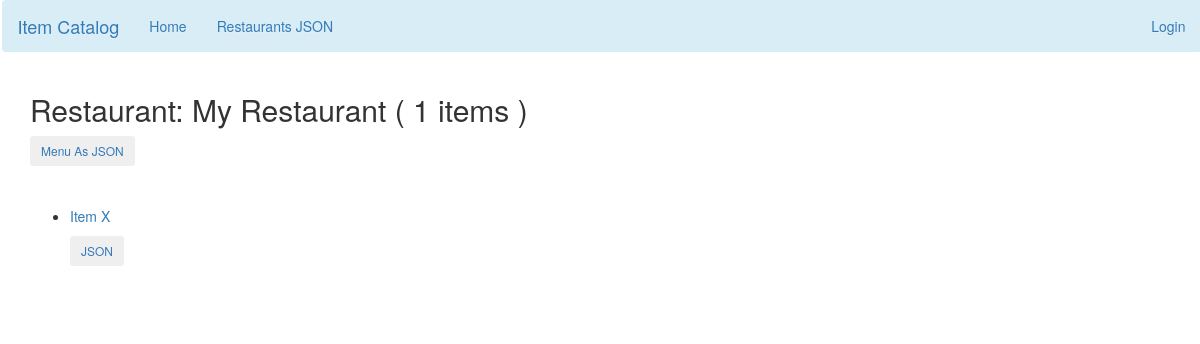
Page /restaurant/10/menu/ on the earlier database version.
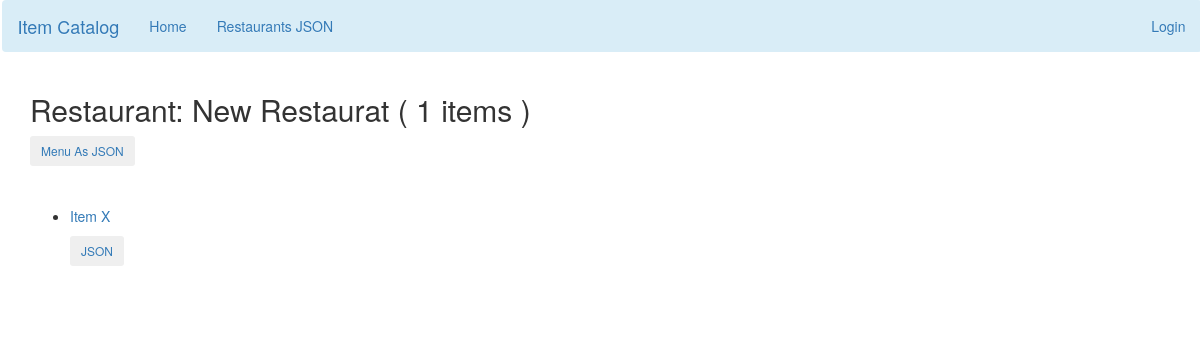
Same page on the later database version.
### database_setup.py (models this page shows, shortened)
class Restaurant(Base):
    __tablename__ = 'restaurant'
    id = Column(Integer, primary_key=True)
    name = Column(String(250), nullable=False)
    user_id = Column(Integer, ForeignKey('user.id'))
    user = relationship(User)

### project.py (the view)
@app.route(
    '/restaurant/<int:restaurant_id>/',
    methods=['GET', 'POST'])
@app.route(
    '/restaurant/<int:restaurant_id>/menu/',
    methods=['GET', 'POST'])
def showMenu(restaurant_id):
    restaurant = session.query(Restaurant).filter_by(
        id=restaurant_id).one()
    items = session.query(MenuItem).filter_by(
        restaurant_id=restaurant_id).all()
    quantity = len(items)
    return render_template(
        'menu.html',
        restaurant=restaurant, items=items, quantity=quantity)

### templates/menu.html (shortened to what this page needs)
{% extends "main.html" %}
{% block content %}
{% include "flash.html" %}
    <div class="row">
        <div class="col-md-6">
            <h2>Restaurant: {{restaurant.name}} ( {{ quantity }} items )</h2>
            <a href = "{{url_for('restaurantMenuJSON',restaurant_id = restaurant.id)}}">
                <button class="btn btn-secondary btn-sm">Menu As JSON
                </button>
            </a><br><br>
            {% if items !=[] %}
                <div><br>
                    <ul>
                        {% for item in items %}
                            <li>
                                <p><a href = "{{url_for('showMenuItem', restaurant_id = restaurant.id, menu_item_id=item.id)}}">{{item.name}}</a></p>
                                <a href = "{{url_for('menuItemJSON',restaurant_id = restaurant.id, menu_id=item.id)}}"><button class="btn btn-secondary btn-sm">JSON</button></a><br><br>
                                </li><br>
                        {% endfor %}
                    </ul>
                </div>
            {% endif %}
        </div>
    </div>
{% endblock %}

Differences in the rows shown:
changed Restaurant: name "My Restaurant" → "New Restaurat"
